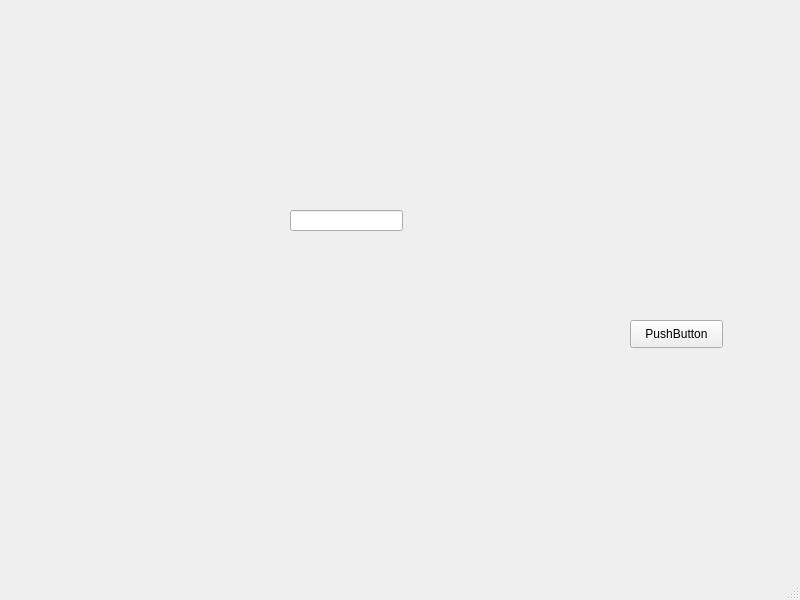
<?xml version="1.0" encoding="UTF-8"?>
<ui version="4.0">
 <class>Achl</class>
 <widget class="QMainWindow" name="Achl">
  <property name="geometry">
   <rect>
    <x>0</x>
    <y>0</y>
    <width>800</width>
    <height>600</height>
   </rect>
  </property>
  <property name="windowTitle">
   <string>MainWindow</string>
  </property>
  <widget class="QWidget" name="centralwidget">
   <widget class="QPushButton" name="pushButton">
    <property name="geometry">
     <rect>
      <x>630</x>
      <y>320</y>
      <width>93</width>
      <height>28</height>
     </rect>
    </property>
    <property name="text">
     <string>PushButton</string>
    </property>
   </widget>
   <widget class="QLineEdit" name="lineEdit">
    <property name="geometry">
     <rect>
      <x>290</x>
      <y>210</y>
      <width>113</width>
      <height>21</height>
     </rect>
    </property>
   </widget>
  </widget>
  <widget class="QMenuBar" name="menubar">
   <property name="geometry">
    <rect>
     <x>0</x>
     <y>0</y>
     <width>800</width>
     <height>26</height>
    </rect>
   </property>
  </widget>
  <widget class="QStatusBar" name="statusbar"/>
 </widget>
 <resources/>
 <connections/>
</ui>
